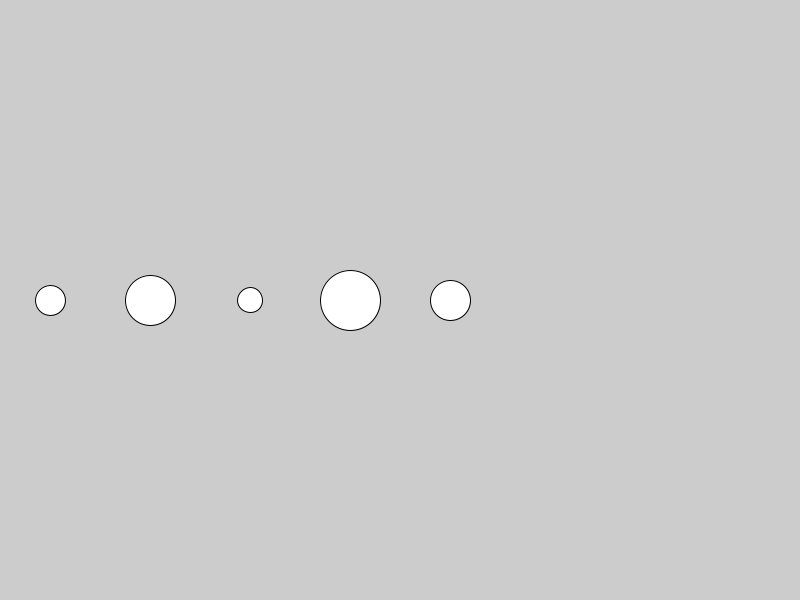
Frame 1 (no input)
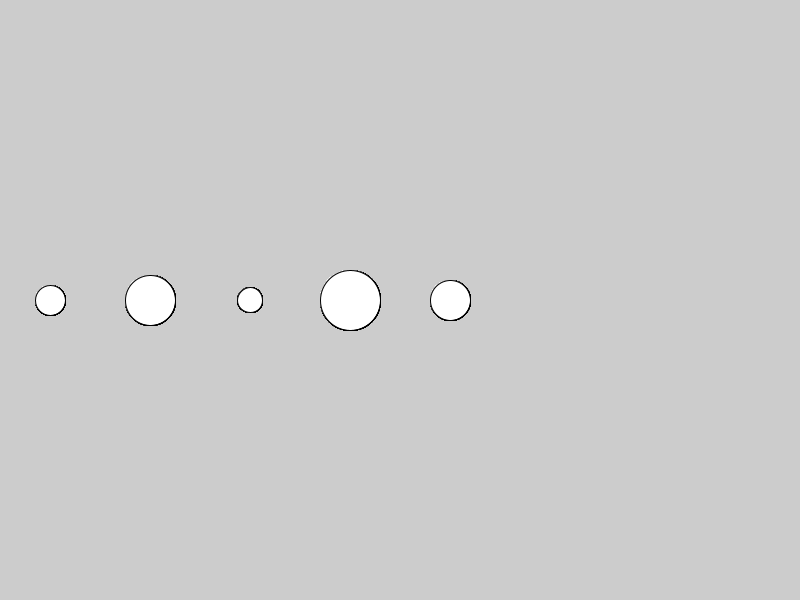
Frame 60 (the mouse pressed at the canvas centre just before this capture)
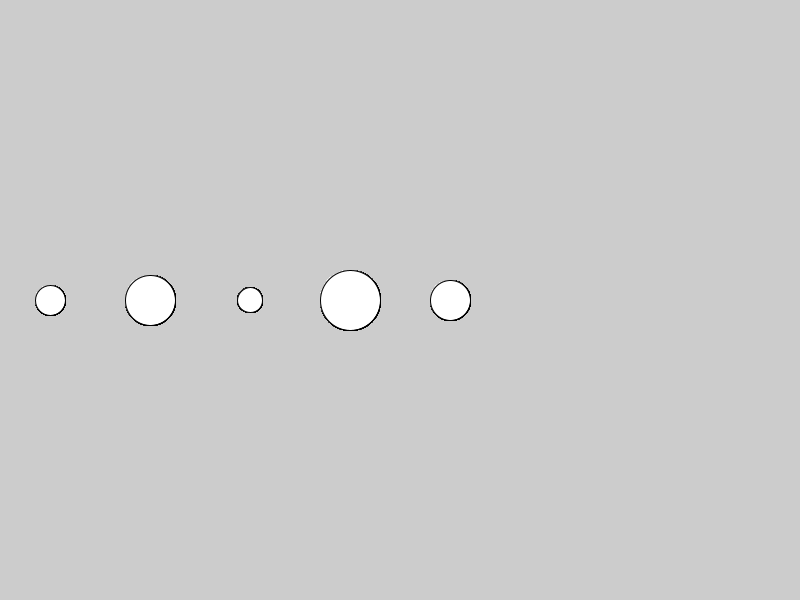
Frame 120 (the mouse held since frame 60 and released just before this capture)

The Processing sketch that drew these frames (run headless with seeded random() and noise(); from frame 60 on, the mouse is pressed at the canvas centre):

// Processing sketch: bit2atom_180629b
// ── bit2atom_180629b.pde
String elliRadius = "30,50,25,60,40";
float[] radValues;

void setup() {
  size(800, 600);
  dataProcess();
}

void dataProcess() {
  String[] rad = split(elliRadius, ",");
  //printArray(rad);
  radValues = float(rad);
  printArray(radValues);
}

void draw() {
  for (int i = 0; i <radValues.length; i ++) {
    ellipse(50 + i*100, height/2, radValues[i], radValues[i]);
  }
}
